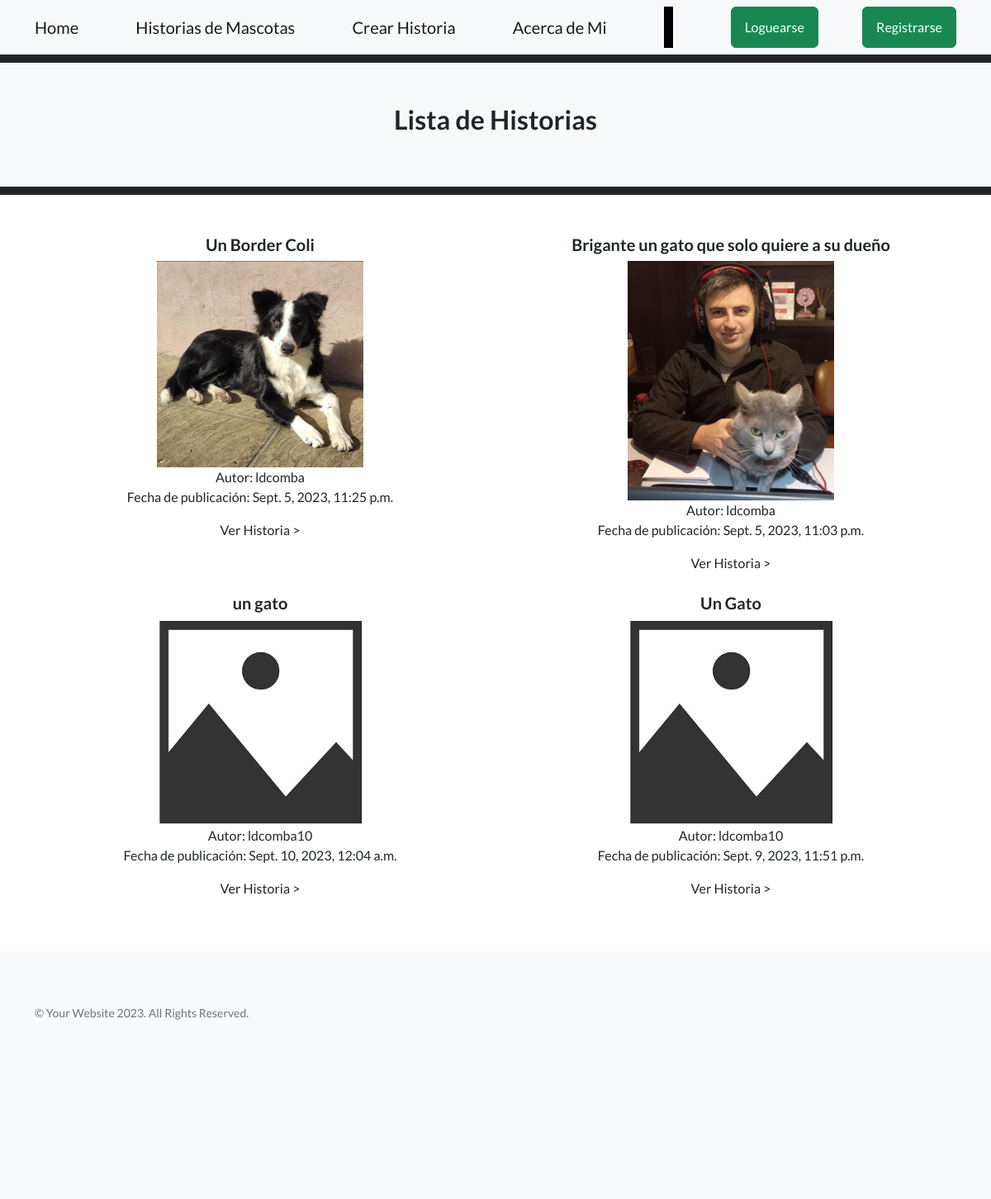
The app's page /AppPages/routePages/, older data.
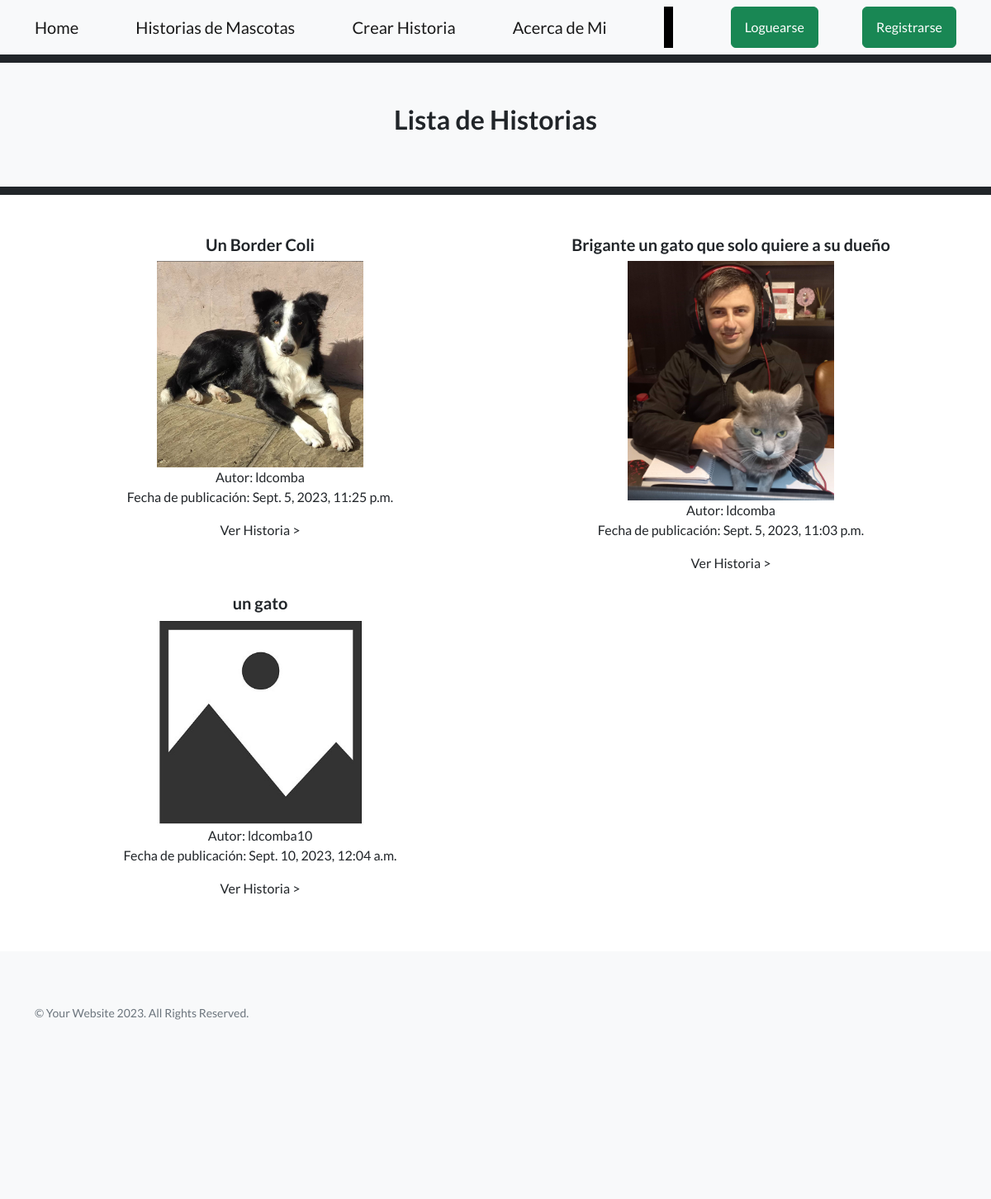
The same page, newer data.
### AppPages/models.py (models this page shows, shortened)
class Mascota(models.Model):
    mascotaSeleccion= (
        ('gato','Gato'),
        ('perro','Perro'),
        ('pajaro','Pajaro'),
        ('pez','Pez'),
        ('otro','Otro')
    )
    autor=models.ForeignKey(User, on_delete=models.CASCADE,blank=False)
    mascota= models.CharField(max_length=50, choices=mascotaSeleccion, default='')
    nombreMascota=models.CharField(max_length=50, blank=False)
    titulo=models.CharField(max_length=50,blank=False)
    historia = models.TextField(
        validators=[MaxLengthValidator(limit_value=3200, message='La historia no puede superar 40 líneas.')],
        help_text="Ingresa la historia de la mascota (máximo 40 líneas)."
    )
    fechaPublicacion=models.DateTimeField(auto_now_add=True)
    imagenMascota = models.ImageField(null=True, blank=True, upload_to="imagenes/")
    class Meta:
        ordering = ['autor', '-fechaPublicacion']

### AppPages/views.py (the view)
# urls.py: path('routePages/',routePages,name="routePages"),
def routePages(request):
    if request.method=="POST":
        mascotasHistorias=Mascota.objects.all()
        historiaId = request.POST.get('historiaId')
        tipoDeModificacion = request.POST.get('tipoDeModificacion')
        mensaje="La historia de Id: " + historiaId  + " Fue eliminada"
        historia = Mascota.objects.get(id=historiaId)
        if tipoDeModificacion == "eliminar":
           historia.delete()
        elif tipoDeModificacion=="editar":
            formularioHistoria=MascotaForm(initial={"id":historiaId,"mascota":historia.mascota,"autor":historia.autor,"nombreMascota":historia.nombreMascota,"titulo":historia.titulo,"historia":historia.historia})
            return render (request, "07_editarHistoria.html",{"formulario":formularioHistoria,"avatar":obtenerAvatar(request)} )
    else:
        mascotasHistorias=Mascota.objects.all()
        if len(mascotasHistorias) == 0:
            mensaje= " Aún no hay historias"
        else:
            mensaje=""
    mascotasHistorias=Mascota.objects.all()
    return render(request, "03_routePages.html",{"mascotasHistorias":mascotasHistorias,"mensaje":mensaje,"avatar":obtenerAvatar(request)})

### AppPages/views.py (called while the page is built)
def obtenerAvatar(request):
    avatares = PerfilUsuario.objects.filter(Q(user=request.user.id) & Q(imagen__isnull=False) & ~Q(imagen=''))
    if len(avatares)!=0:
        return avatares[0].imagen.url
    else:
        return "/media/avatars/avatarpordefecto.png"

### AppPages/templates/03_routePages.html (shortened to what this page needs)
{% extends "00_padre.html" %}
{% load static %}
{% block titulo %} Lista de Historias {% endblock %}
{% block contenido_que_cambia %}
<div class="container text-center">
    <div class="row">
            {% for mascotaHistoria in mascotasHistorias %}
            <div class="col-sm-6 align-items-center">
                <div class="card-body">
                <h5>{{mascotaHistoria.titulo}}</h5>
                {% if  mascotaHistoria.imagenMascota  == "" %}
                    <img src="{% static 'AppPages/assets/img/noImage.jpg' %}" alt="avatar" style="width:250px;height:auto;" >
                {% else %}
                    <img src="{{ mascotaHistoria.imagenMascota.url }}" alt="avatar" width="250px" height="auto" />
                {% endif %}
                <br>
                Autor: {{mascotaHistoria.autor}}
                <br>
                <p>Fecha de publicación:  {{mascotaHistoria.fechaPublicacion}}</p>
                <a class="navbar-brand" href="{% url 'routePagesId' mascotaHistoria.id %}">Ver Historia ></a>
                <br>
                <br>
                </div>
            </div>
            {% endfor %}
            <br>
    </div>
</div>
{% endblock %}

Row changes from the older to the newer data that the page shows:
removed Mascota: titulo "Un Gato", autor "ldcomba10", fechaPublicacion "Sept. 9, 2023, 11:51 p.m."
